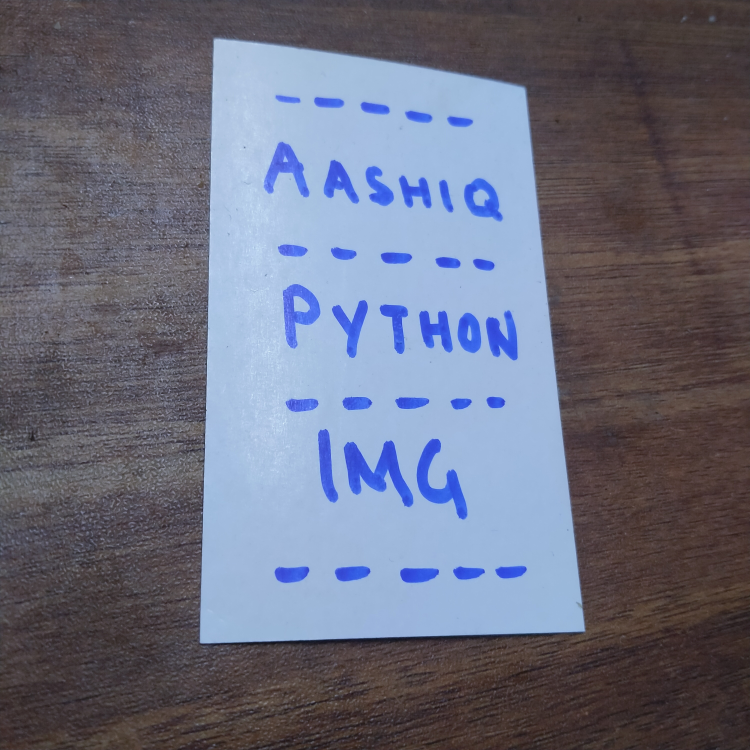
#> input picture day22-mar12/t5.jpg, 3000 x 3000 px (shown at 1/4 size)
$ python __init__.py
#> lines starting #> are read from the running program, lines starting #| are printed output that depends on the picture; after the words box and inside, x2 and y2 are one past the last pixel; in counts of white or black regions, pixels touching at a corner belong together
import cv2
import numpy as np
import os


def transform(pos):
    # This function is used to find the corners of the object and the dimensions of the object
    pts = []
    n = len(pos)
    for i in range(n):
        pts.append(list(pos[i][0]))

    sums = {}
    diffs = {}
    tl = tr = bl = br = 0
    for i in pts:
        x = i[0]
        y = i[1]
        sum_val = x + y
        diff = y - x
        sums[sum_val] = i
        diffs[diff] = i

    if not sums or not diffs:
        print("Error: No valid sums or diffs found.")
        return None, None, None

    sums = sorted(sums.items())
    diffs = sorted(diffs.items())
    n = len(sums)

    if n == 0:
        print("Error: Empty lists after sorting.")
        return None, None, None

    rect = [sums[0][1], diffs[0][1], diffs[n - 1][1], sums[n - 1][1]]
    # top-left top-right bottom-left bottom-right

    h1 = np.sqrt((rect[0][0] - rect[2][0]) ** 2 + (rect[0][1] - rect[2][1]) ** 2)  # height of left side
    h2 = np.sqrt((rect[1][0] - rect[3][0]) ** 2 + (rect[1][1] - rect[3][1]) ** 2)  # height of right side
    h = max(h1, h2)

    w1 = np.sqrt((rect[0][0] - rect[1][0]) ** 2 + (rect[0][1] - rect[1][1]) ** 2)  # width of upper side
    w2 = np.sqrt((rect[2][0] - rect[3][0]) ** 2 + (rect[2][1] - rect[3][1]) ** 2)  # width of lower side
    w = max(w1, w2)

    return int(w), int(h), rect


# Function to count number of lines or nozzles in the image
def count_lines(image):
    # Convert the image to grayscale
    gray = cv2.cvtColor(image, cv2.COLOR_BGR2GRAY)
    # Apply Canny edge detection
    edge = cv2.Canny(gray, 50, 150, apertureSize=3)
    # Apply Hough Line Transform
    lines = cv2.HoughLinesP(edge, 1, np.pi / 180, threshold=200, minLineLength=0, maxLineGap=5)

    # Count the number of detected lines
    num_lines = 0
    if lines is not None:
        num_lines = len(lines)

    return num_lines


# Get the absolute path to the script's directory
script_dir = os.path.dirname(os.path.abspath(__file__))

# Specify the file path using the absolute path
img_path = os.path.join(script_dir, 't5.jpg')

# Load the image
img = cv2.imread(img_path)
#> img is the input picture: shape (3000, 3000, 3); mean B, G, R 126.8, 109.5, 106.5

# Check if the image is loaded successfully
if img is None:
    print(f"Error: Unable to load the image at {img_path}")
else:
    # Resize the image
    r = 500.0 / img.shape[1]
#> r = 0.167
    dim = (500, int(img.shape[0] * r))
#> dim = (500, 500)
    img = cv2.resize(img, dim, interpolation=cv2.INTER_AREA)
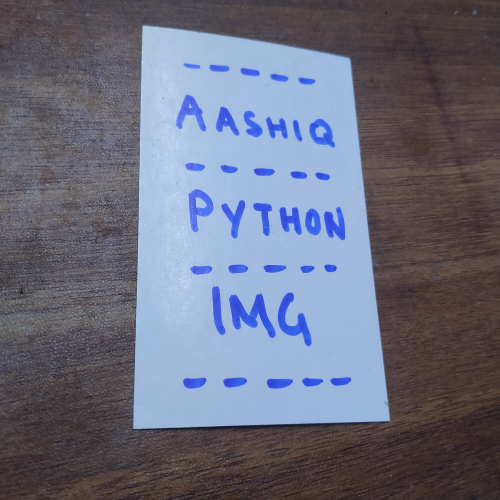
#> img: shape (500, 500, 3); mean B, G, R 126.8, 109.5, 106.5

    cv2.imshow('INPUT', img)
    gray = cv2.cvtColor(img, cv2.COLOR_BGR2GRAY)
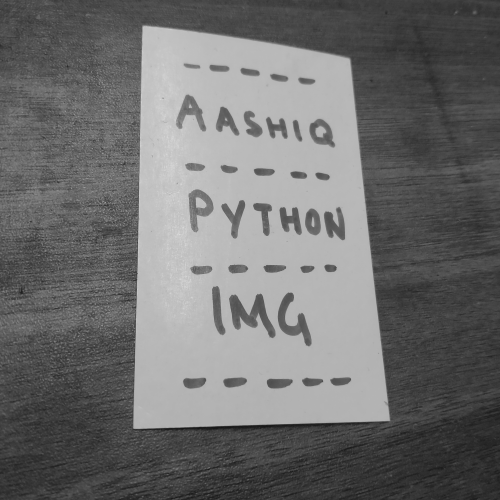
#> gray: shape (500, 500); min 21, max 219, mean 110.6
    blur = cv2.GaussianBlur(gray, (11, 11), 0)
    edge = cv2.Canny(blur, 100, 200)
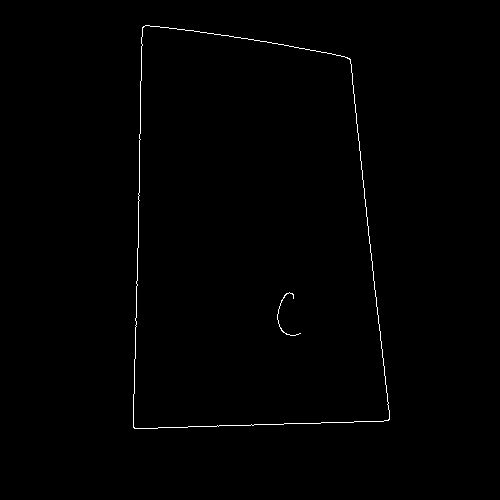
#> edge: shape (500, 500); 0.52% white in thin lines or dots, all inside (x1, y1, x2, y2) = (133, 25, 390, 429)

    # Find contours
    contours, _ = cv2.findContours(edge.copy(), cv2.RETR_EXTERNAL, cv2.CHAIN_APPROX_SIMPLE)
#> contours = 1 contour; box (x1, y1, x2, y2) and area: (133, 25, 390, 429) 88994
    cv2.drawContours(img, contours, -1, [0, 0, 255], 2)
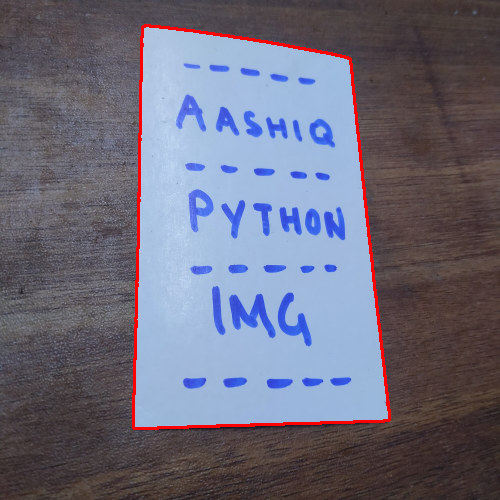
#> img: shape (500, 500, 3); 1.56% of pixels changed, all inside (x1, y1, x2, y2) = (132, 24, 391, 430)
    cv2.imshow('Contours', img)

    # Find the largest contour
    max_area = 0
    pos = None
    for contour in contours:
        area = cv2.contourArea(contour)
        if area > max_area:
            max_area = area
            pos = contour
#> this loop made 1 pass
#> (area, max_area) on pass 1: (88994, 88994)
#> after the loop, max_area = 88994; pos = contour of 219 points, box (x1, y1, x2, y2) (133, 25, 390, 429), area 88994

    if pos is not None:
        peri = cv2.arcLength(pos, True)
#> peri = 1271.2
        approx = cv2.approxPolyDP(pos, 0.02 * peri, True)
#> approx = [[143, 26], [133, 427], [388, 420], [350, 59]]

        size = img.shape
#> size = (500, 500, 3)
        w, h, arr = transform(approx)
#> in transform, `n = len(pos)`: n = 4
#> after the loop in transform, `for i in range(n):`: pts = [[143, 26], [133, 427], [388, 420], [350, 59]]
#> the loop in transform, `for i in pts:` made 4 passes
#> (x, y, sum_val, diff) on passes 1 to 4: (143, 26, 169, -117), (133, 427, 560, 294), (388, 420, 808, 32), (350, 59, 409, -291)
#> after the loop in transform, `for i in pts:`: diffs = {-117: [143, 26], 294: [133, 427], 32: [388, 420], -291: [350, 59]}; sums = {169: [143, 26], 560: [133, 427], 808: [388, 420], 409: [350, 59]}
#> in transform, `sums = sorted(sums.items())`: sums = [(169, [143, 26]), (409, [350, 59]), (560, [133, 427]), (808, [388, 420])]
#> in transform, `diffs = sorted(diffs.items())`: diffs = [(-291, [350, 59]), (-117, [143, 26]), (32, [388, 420]), (294, [133, 427])]
#> in transform, `rect = [sums[0][1], diffs[0][1], diffs[n - 1][1], sums[n - 1][1]]`: rect = [[143, 26], [350, 59], [133, 427], [388, 420]]
#> in transform, `h1 = np.sqrt((rect[0][0] - rect[2][0]) ** 2 + (rect[0][1] - rect[2][1]..`: h1 = 401.1
#> in transform, `h2 = np.sqrt((rect[1][0] - rect[3][0]) ** 2 + (rect[1][1] - rect[3][1]..`: h2 = 363
#> in transform, `h = max(h1, h2)`: h = 401.1
#> in transform, `w1 = np.sqrt((rect[0][0] - rect[1][0]) ** 2 + (rect[0][1] - rect[1][1]..`: w1 = 209.6
#> in transform, `w2 = np.sqrt((rect[2][0] - rect[3][0]) ** 2 + (rect[2][1] - rect[3][1]..`: w2 = 255.1
#> w = 255; h = 401; arr = [[143, 26], [350, 59], [133, 427], [388, 420]]

        if w is not None and h is not None and arr is not None:
            pts2 = np.float32([[0, 0], [w, 0], [0, h], [w, h]])
#> pts2 = [[0, 0], [255, 0], [0, 401], [255, 401]]
            pts1 = np.float32(arr)
#> pts1 = [[143, 26], [350, 59], [133, 427], [388, 420]]
            M = cv2.getPerspectiveTransform(pts1, pts2)
#> M = [[1.04, 0.026, -149.6], [-0.187, 1.18, -3.77], [-0.000532, 0.000588, 1]]
            dst = cv2.warpPerspective(img, M, (w, h))
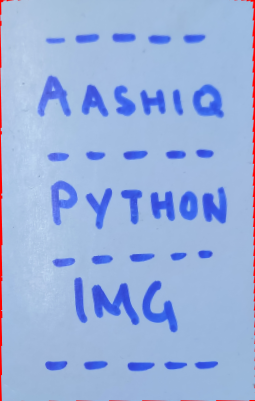
#> dst: shape (401, 255, 3); mean B, G, R 221.3, 177.3, 154
            cv2.imshow('OUTPUT', dst)
            cv2.imwrite("output.jpg", dst)

            # Count the number of lines in the image
            num_lines = count_lines(dst)
#> in count_lines, `gray = cv2.cvtColor(image, cv2.COLOR_BGR2GRAY)`:
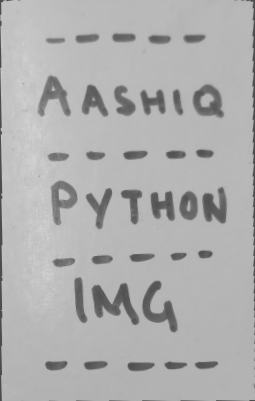
#> gray: shape (401, 255); min 76, max 216, mean 175.3
#> in count_lines, `edge = cv2.Canny(gray, 50, 150, apertureSize=3)`:
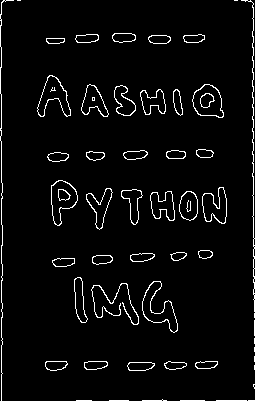
#> edge: shape (401, 255); 4.1% white in thin lines or dots
#> in count_lines, `lines = cv2.HoughLinesP(edge, 1, np.pi / 180, threshold=200, minLineLe..`: lines = [[1, 224, 1, 193], [1, 302, 1, 276], [253, 79, 253, 3], [1, 25, 1, 2]]
#> in count_lines, `num_lines = len(lines)`: num_lines = 4
#> num_lines = 4
            print("Number of lines/nozzles in the image:", num_lines)
#| Number of lines/nozzles in the image: 4
        else:
            print("Error: Failed to transform the image.")
    else:
        print("No contour found.")

    cv2.waitKey(0)
    cv2.destroyAllWindows()
